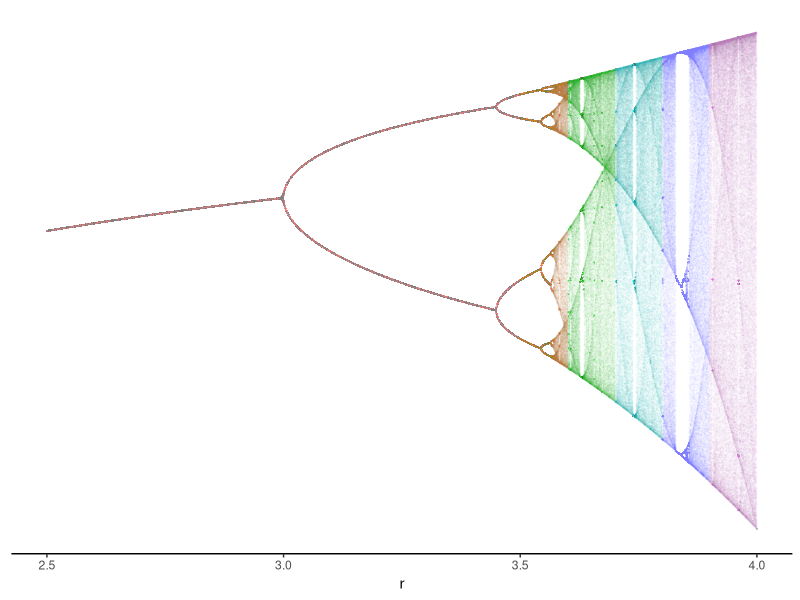

Write the R code that produced this figure.
######################################################
#              Chaos Plot Replication                #
######################################################

#--------------------------------------------------------------------------------
# The objective of this code is to replicate a plot that represents the         -
# chaos theory, which can be found in https://en.wikipedia.org/wiki/Logistic_map-
#--------------------------------------------------------------------------------


# Load packages here
suppressMessages(library("tidyverse"))
suppressMessages(library("ggthemes"))
suppressMessages(library("magrittr"))
suppressMessages(library("openxlsx"))
suppressMessages(library("data.table"))
suppressMessages(library("ggpubr"))

# Creating the data required for the Creation of the Chaos Plot -----

# Note: This code was provided as an input for the data for data scientist class
# at the aplied social data science program 

# x observations for each r value
n <- 1000
# Step between each r value
r_step <- 0.001

r_range <- seq(2.5, 4, by = r_step)
to_discard <- 500 # numbers of observations discarded before the n which are stored
logistic_map_data <- matrix(0, nrow = n*length(r_range), 2)
for (r in r_range) {
  
  current_logistic_map_series <- numeric(n+to_discard)
  current_logistic_map_series[1] <- 0.5
  
  for (k in 1:(n+to_discard-1)) {
    
    current_logistic_map_series[k+1] <- r*current_logistic_map_series[k]*(1-current_logistic_map_series[k])
    
  }
  
  start_index <- 1+n*(match(r, r_range) - 1)
  end_index <- n*match(r, r_range)
  
  logistic_map_data[start_index:end_index,1] <- r
  logistic_map_data[start_index:end_index,2] <- tail(current_logistic_map_series,n)
  
}

logistic_map_data <- as_tibble(data.frame(logistic_map_data))
colnames(logistic_map_data) <- c("r", "x")


# Plot-------
data_set <- logistic_map_data %>% mutate(group = if_else(r < 3.5,"group_1", if_else(r <= 3.6,  "group_2", 
                                                 if_else(r <= 3.7, "group_3", 
                                                 ifelse(r <= 3.8, "group_4",
                                                 ifelse(r <= 3.9, "group_5", "group_6"))))))

p1 <- ggplot(data = data_set, mapping = aes(x = r, y = x, color = group))
p1 + geom_point(size = 0.01, alpha = 0.01) + labs(x= "r") + theme_classic() + 
  theme(panel.background = element_blank(), axis.title.y = element_blank(),
        axis.text.y = element_blank(), axis.ticks.y = element_blank(), legend.position = "none", axis.line.y = element_blank())

